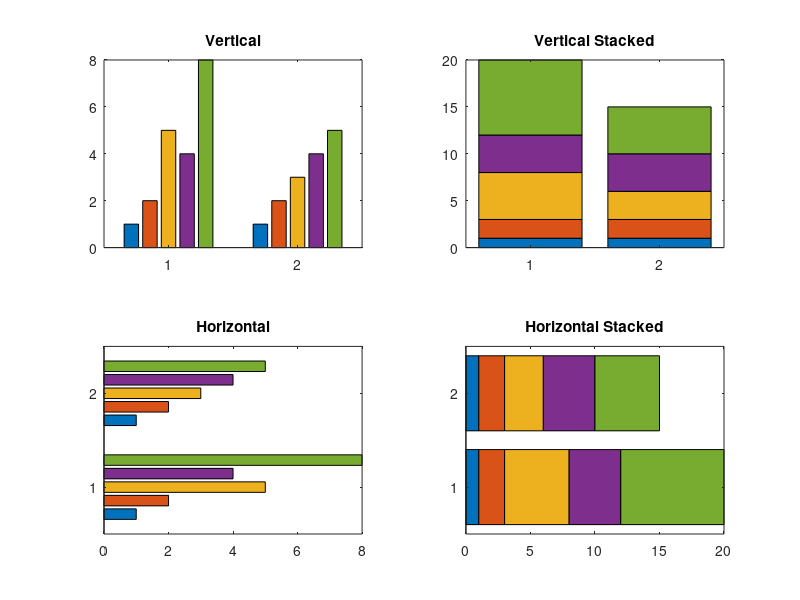

This chart was generated by the following MATLAB code:
%Exercise: stack the horizontal bar chart
clc, clear, close all

x = [1 2 5 4 8];
y = [x; 1:5];
%柱状图 bar/bar3/barh
subplot(2, 2, 1)
bar(y)
title('Vertical')
subplot(2, 2, 2)
bar(y, 'stacked')
title('Vertical Stacked')
subplot(2, 2, 3)
barh(y)
title('Horizontal')
subplot(2, 2, 4)
barh(y, 'stacked')
title('Horizontal Stacked')